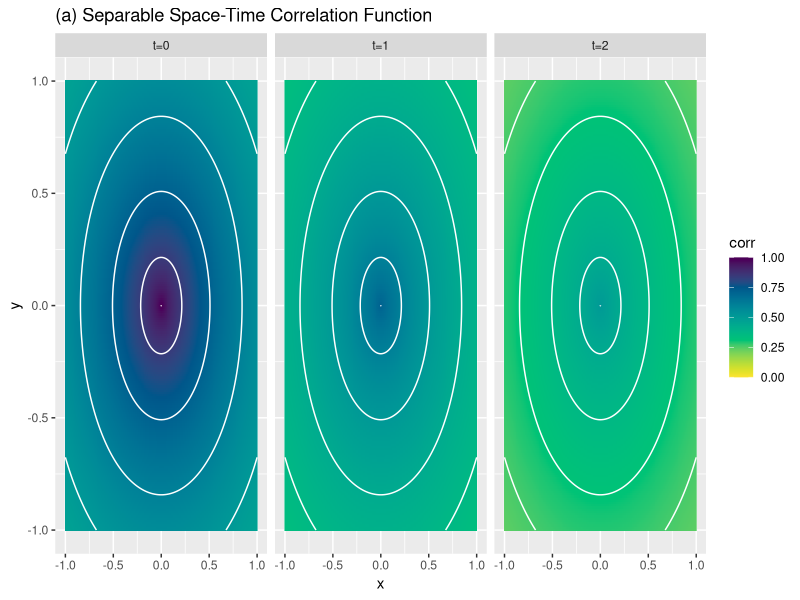
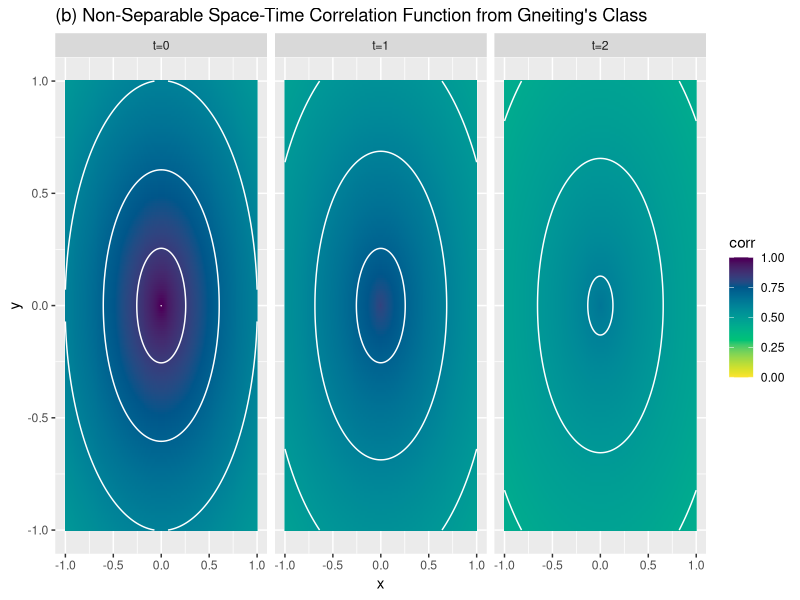
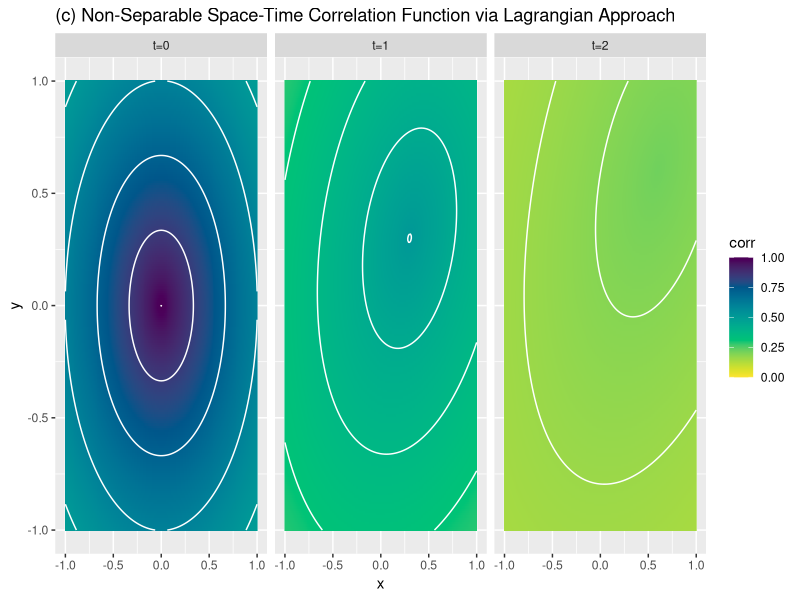
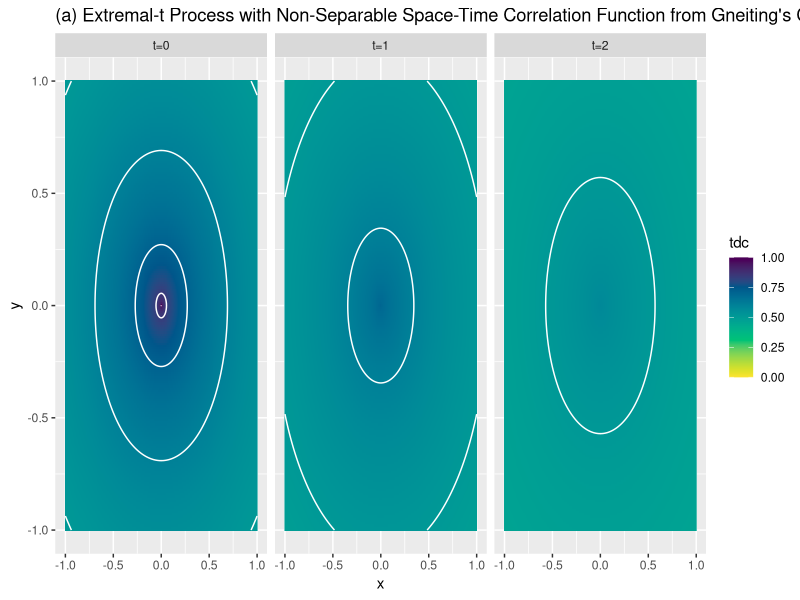
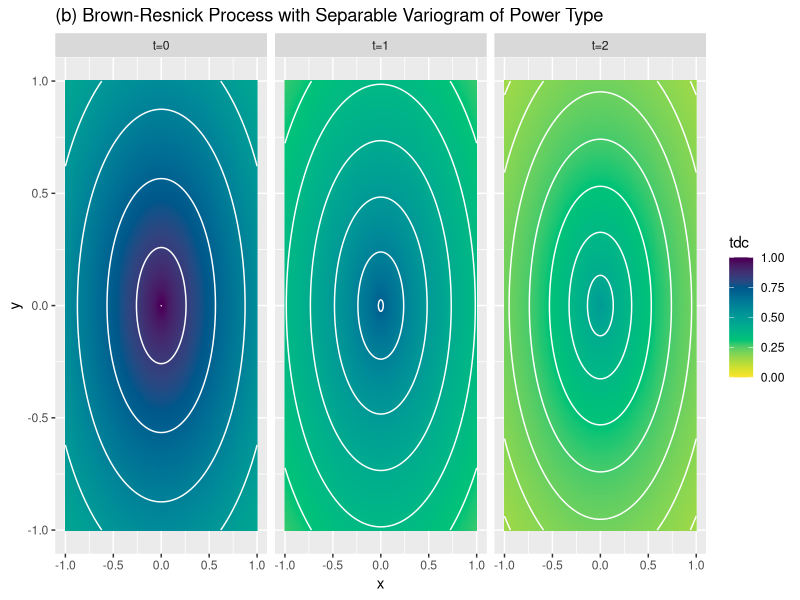
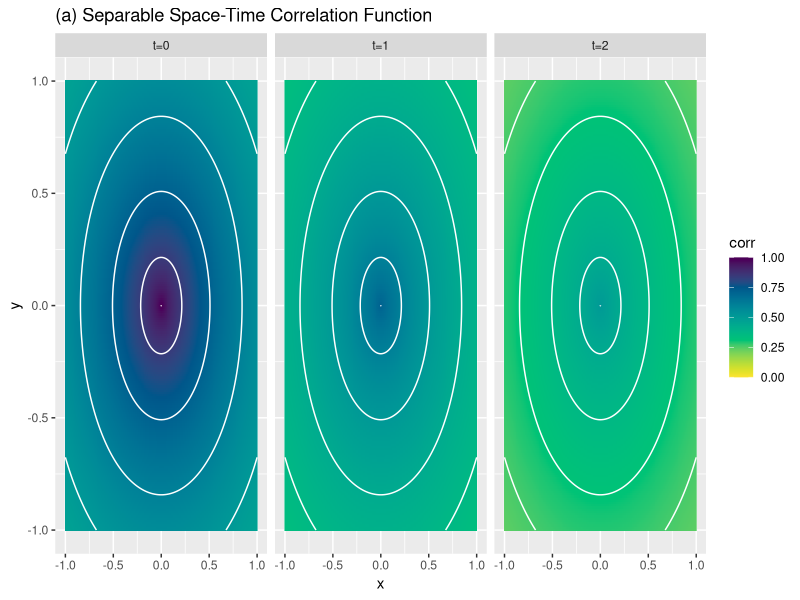
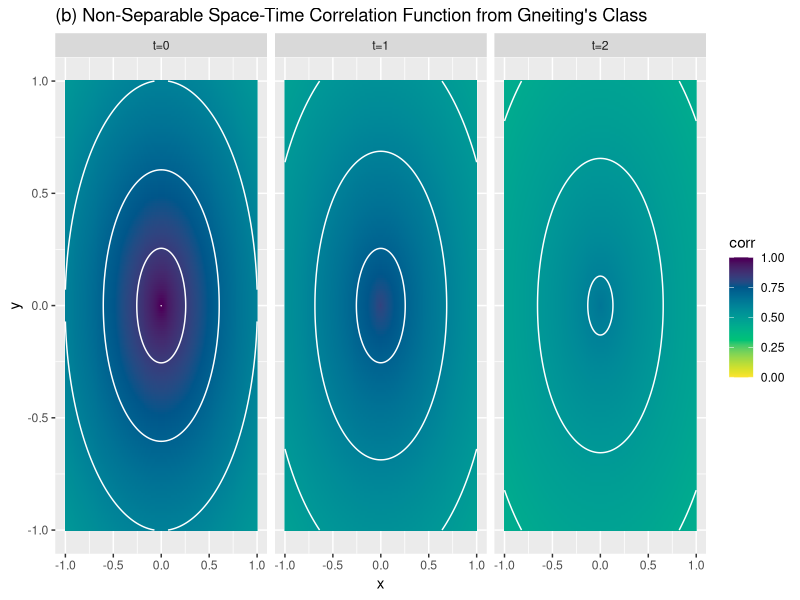
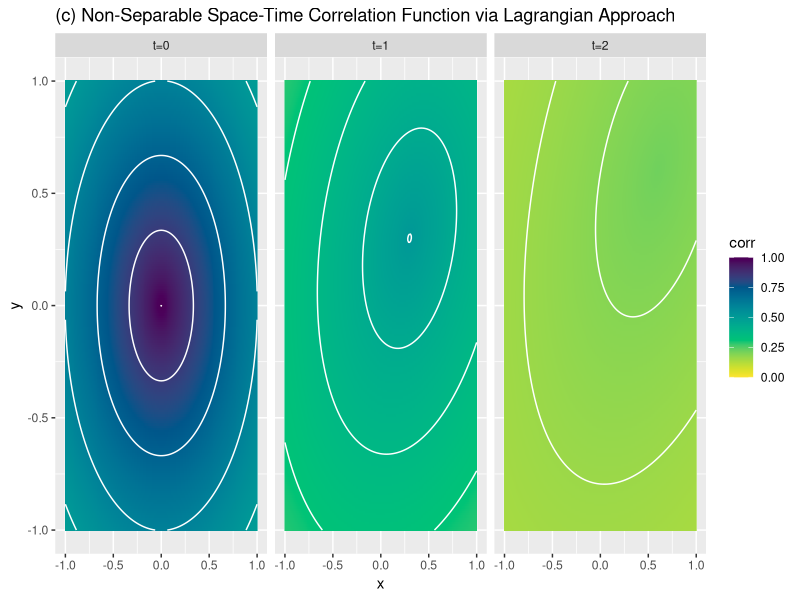

Source code (R) for these figures, in order:
library("ggplot2")

x.seq <- seq(-1,1,0.01)
y.seq <- seq(-1,1,0.01)
t.seq <- 0:2

full.grid <- expand.grid(x=x.seq, y=y.seq, t=t.seq)

breaks <- 0.999*exp(-1/6*(0:15))

## separable corrrelation
alpha.s <- 0.8
alpha.t <- 1
range.s <- 2
range.t <- 3

cov.sep <- function(x,y,t) exp(- ((x/range.s)^2+(y/range.s)^2)^(alpha.s/2)  - 
                                 abs(t/range.t)^alpha.t )

cov.sep.res <- data.frame(full.grid,
                      t.text= paste("t=", full.grid[,3], sep=""),
                      corr=apply(full.grid, 1, 
                             function(x) cov.sep(x[1], x[2], x[3])))

ggplot(cov.sep.res, aes(x, y, z=corr)) +  geom_raster(aes(fill = corr)) +
  ggtitle("(a) Separable Space-Time Correlation Function") +
  scale_fill_gradientn(colours=rev(hcl.colors(50, palette="viridis"))[1:50], limits=c(0,1)) +
  geom_contour(colour="white", breaks=breaks)  + facet_grid(~t.text)
ggsave(filename="cov_sep.pdf",  plot = last_plot(), width=10, height=3.8)

## correlation gneiting
alpha <- 0.7
beta  <- 0.75
delta <- 0.8
a <- 0.3
c <- 0.5

cov.nsst <- function(x,y,t) 1/(a*abs(t)^(2*alpha)+1)^beta*exp(-c*sqrt(x^2+y^2)^delta/(a*abs(t)^(2*alpha)+1)^beta)

cov.nsst.res <- data.frame(full.grid,
                      t.text= paste("t=", full.grid[,3], sep=""),
                      corr=apply(full.grid, 1, 
                                 function(x) cov.nsst(x[1], x[2], x[3])))

ggplot(cov.nsst.res, aes(x, y, z=corr)) +  geom_raster(aes(fill = corr)) +
  ggtitle("(b) Non-Separable Space-Time Correlation Function from Gneiting's Class") +
  scale_fill_gradientn(colours=rev(hcl.colors(50, palette="viridis"))[1:50], limits=c(0,1)) +
  geom_contour(colour="white", breaks=breaks)  + facet_grid(~t.text)
ggsave(filename="cov_nsst.pdf",  plot = last_plot(), width=10, height=3.8)

## Cox-Isham Model
rho <- 0.5
beta <- 2
mu <- c(0.3,0.3)

cov.ci <- function(x,y,t) {
    
    ci.mat <- matrix(c(1+abs(t)^beta, abs(t)^beta*rho, 
                       abs(t)^beta*rho, 1+abs(t)^beta), nr=2, nc=2)
    shift.vec <- c(x-t*mu[1], y-t*mu[2])
    return(1/sqrt(det(ci.mat))*exp(-sqrt(t(shift.vec%*%solve(ci.mat,shift.vec)))/range.s))
}

cov.ci.res <- data.frame(full.grid,
                      t.text= paste("t=", full.grid[,3], sep=""),
                      corr=apply(full.grid, 1, 
                                 function(x) cov.ci(x[1], x[2], x[3])))

ggplot(cov.ci.res, aes(x, y, z=corr)) +  geom_raster(aes(fill = corr)) +
  ggtitle("(c) Non-Separable Space-Time Correlation Function via Lagrangian Approach") +
  scale_fill_gradientn(colours=rev(hcl.colors(50, palette="viridis"))[1:50], limits=c(0,1)) +
  geom_contour(colour="white", breaks=breaks)  + facet_grid(~t.text)
ggsave(filename="cov_ci.pdf",  plot = last_plot(), width=10, height=3.8)

## tdc extremal-t
nu <- 1
tdc.et <- 2*(1-pt(sqrt((nu+1)*(1-cov.nsst.res$corr)/(1+cov.nsst.res$corr)), df=nu+1))
tdc.et.res <- data.frame(full.grid,
                     t.text= paste("t=", full.grid[,3], sep=""),
                     tdc=tdc.et)
ggplot(tdc.et.res, aes(x, y, z=tdc)) +  geom_raster(aes(fill = tdc)) +
  ggtitle("(a) Extremal-t Process with Non-Separable Space-Time Correlation Function from Gneiting's Class") +
  scale_fill_gradientn(colours=rev(hcl.colors(50, palette="viridis"))[1:50], limits=c(0,1)) +
  geom_contour(colour="white", breaks=breaks)  + facet_grid(~t.text)
ggsave(filename="tdc_et.pdf",  plot = last_plot(), width=10, height=3.8)

## tdc Brown-resnick
vario.sep <- function(x,y,t) ((x/range.s)^2+(y/range.s)^2)^(alpha.s/2) + abs(t/range.t)^alpha.t
tdc.br.res <- data.frame(full.grid,
                         t.text= paste("t=", full.grid[,3], sep=""),
                         tdc=apply(full.grid, 1, 
                                   function(x) 2*(1-pnorm(vario.sep(x[1], x[2], x[3])))))
ggplot(tdc.br.res, aes(x, y, z=tdc)) +  geom_raster(aes(fill = tdc)) +
  ggtitle("(b) Brown-Resnick Process with Separable Variogram of Power Type") +
  scale_fill_gradientn(colours=rev(hcl.colors(50, palette="viridis"))[1:50], limits=c(0,1)) +
  geom_contour(colour="white", breaks=breaks)  + facet_grid(~t.text)
ggsave(filename="tdc_br.pdf",  plot = last_plot(), width=10, height=3.8)
